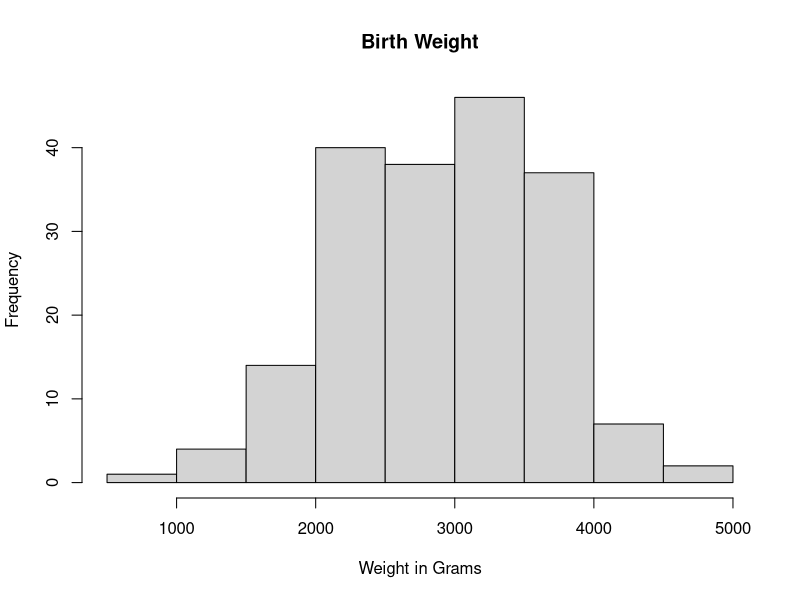

R code for this plot:
# Problem Set 2

#setwd("C:/Users/logan/Documents/GitHub/Prob-and-Stats-for-Biomed/Homework/HW02/")
setwd("/workspaces/Prob-and-Stats-for-Biomed/Homework/HW02")

# Load dataset 
B_Samples = read.table("birthwt.txt", sep = "", header = T)
head(B_Samples)

# 1A How many observations are in the dataset?
num_observations <- nrow(B_Samples)
cat("Number of observations in the dataset: ", num_observations, "\n")

# 1B Examine the features, determine what type of variable each represents,
# and indicate whether each one is discrete or continuous. Then, go on to determine 
# the distribution or descriptive statistics as appropriate

# For Discrete Variables:
# Indicate whether the feature is nominal, ordinal, or binary
# How many levels each variable has

# Discrete Variables:
# low - binary
B_Samples$low <- as.factor(B_Samples$low)
nlevels(B_Samples$low)

# race - nominal
B_Samples$race <- as.factor(B_Samples$race)
nlevels(B_Samples$race)

# smoke - binary
B_Samples$smoke <- as.factor(B_Samples$smoke)
nlevels(B_Samples$smoke)

# ptl - ordinal
B_Samples$ptl <- as.factor(B_Samples$ptl)
nlevels(B_Samples$ptl)

# ht - binary
B_Samples$ht <- as.factor(B_Samples$ht)
nlevels(B_Samples$ht)

# ui - binary
B_Samples$ui <- as.factor(B_Samples$ui)
nlevels(B_Samples$ui)

# ftv - ordinal
B_Samples$ftv <- as.factor(B_Samples$ftv)
nlevels(B_Samples$ftv)

# For Continuous variables:
# Determine the mean, standard deviation, and median

# Continuous Variable:
# age
mean(B_Samples$age)
sd(B_Samples$age)
median(B_Samples$age)

# lwt
mean(B_Samples$lwt)
sd(B_Samples$lwt)
median(B_Samples$lwt)

# bwt
mean(B_Samples$bwt)
sd(B_Samples$bwt)
median(B_Samples$bwt)

# 1C How many individuals older than 30 smoke?
sum(B_Samples$smoke == 1 & B_Samples$age > 30)

# 1D Plot a histogram for birth weight.
hist(B_Samples$bwt,
  main = "Birth Weight",
  xlab = "Weight in Grams",
)

# 1G Calculate the probability of randomly selecting an individual that has either a low birth weight or a mother who was a smoker.
total_individuals <- nrow(B_Samples)

# Probability of individuals with low birth weight P(A)
low_prob <- sum(B_Samples$low == 1)/total_individuals

# Probability of individuals with a mother who smoked P(B)
smoke_prob <- sum(B_Samples$smoke == 1)/total_individuals

# Probability of individuals with low birth weight and mother who smoked P(A and B)
low_smoke_prob <- sum(B_Samples$low == 1 | B_Samples$smoke == 1)/total_individuals

# Calculate the probability P(A ⋃ B) = P(A)+P(B)-P(A and B)
low_prob + smoke_prob - low_smoke_prob

# 1H Calculate the probability of randomly selecting an individual that is white and
# has more than 3 physician visits during the first trimester.

# Probability of individual being white P(A)
white_prob <- sum(B_Samples$race == 1)/total_individuals

# Probability of having more than 3 physician visits P(B)
phys_prob <- sum(as.numeric(B_Samples$ftv) > 3) / total_individuals

# Probability of being white and 3 visits P(A and B) = P(A)*P(B)
white_prob * phys_prob

#2A What is the probability that given a positive mammogram exam, a woman has a positive cancer diagnosis?
# Assume that the breast cancer incidence rate is 1%, the positivity rate for the exam if a patient has cancer is 90%,
# and there is a false positive rate of 8% for the exam.


# P(Cancer) = 0.01
# P(Positive|Cancer) = 0.9
# P(Positive|No Cancer) = 0.08
# P(No Cancer) = 1 - P(Cancer)

pCancer <- 0.01
pPositive_Cancer <- 0.9
pPositive_No_Cancer <- 0.08
PNo_Cancer <- 1-pCancer

# P(Positive) = P(Positive|Cancer)*P(Cancer)+P(Positive|No Cancer)*P(No Cancer)
pPositive <- pPositive_Cancer * pCancer + pPositive_No_Cancer * PNo_Cancer

# P(Cancer|Positive) = P(Positive|Cancer)*P(Cancer)/P(Positive)
pPositive_Cancer * pCancer / pPositive

# 2B For every attempt to call your friend, there is a 70% probability of actually speaking with them. 
# Calculate the probability of having exactly 12 successes in 20 attempts.  

# number of attempts
n <- 20

# number of successes
k <- 12

# Probability of success
p <- 0.7

# Calculate probability 
dbinom(k, size = n, prob = p)

# If a sample of test scores is normally distributed with a mean of 42 and a
# standard deviation of 8, what percent of the scores is:

# Mean and standard deviation
mean <- 42
sd <- 8

# (i) Greater than 25
1 - pnorm(25, mean, sd)

# (ii) Smaller than 31
pnorm(31, mean, sd)

# (iii) Between 25 and 31
pnorm(31, mean, sd) - pnorm(25, mean, sd)

# 3 Naïve Bayes classifier
# For this exercise we are going to build a Naïve Bayes classifier to try to predict
# bening/malignant from measurements taken from breast mass using characteristics
# of cell nuclei taken from digitized. The dataset should be available on canvas

# 1. Explain the performance of your classifier.
# 2. Investigate a bit about different types of naïve bayes classifiers, using that
# information what could you change that might improve the performance of
# this classifier for this dataset?